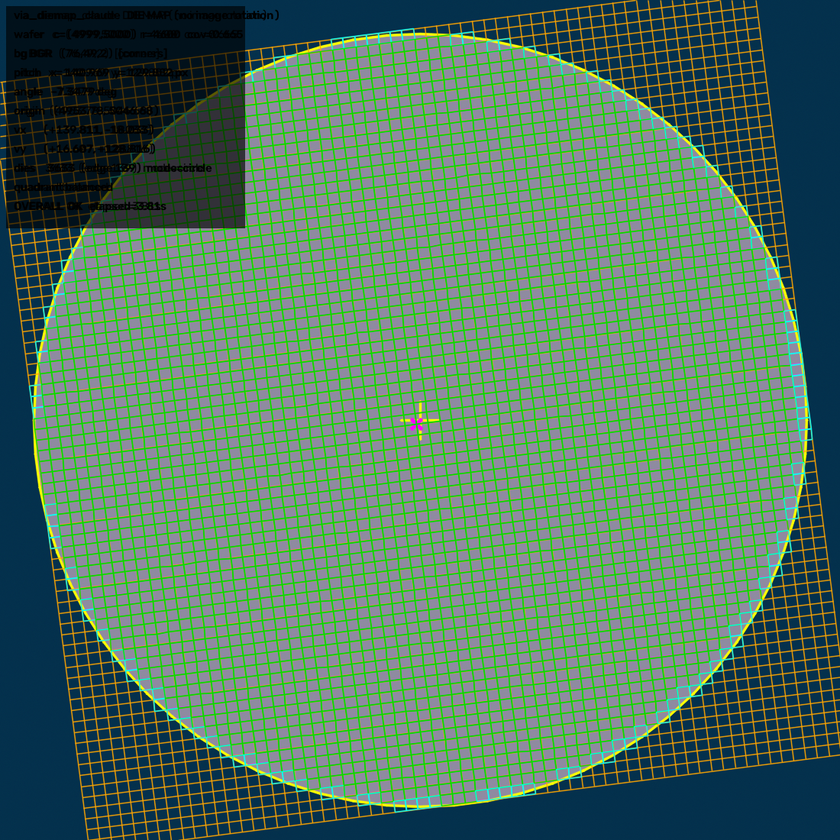
#> input picture claude/overlay_example.png, 840 x 840 px, shrunk from 1100 x 1100 before the run
$ python -i via_binarize.py   (imports and definitions only)
#> lines starting #> are read from the running program, lines starting #| are printed output that depends on the picture; after the words box and inside, x2 and y2 are one past the last pixel; in counts of white or black regions, pixels touching at a corner belong together
def binarize_via(image, block_size=31, gray_drop=25.0, min_area=4, *,
                 max_area=None, shape_filter=True,
                 max_aspect_ratio=1.8, min_circularity=0.65):
    """원본 한 장에서 어두운 VIA 후보를 0/255 마스크로 반환한다.

    입력:
        image: uint8 원본 배열. 회색조(H, W)/(H, W, 1), BGR(H, W, 3),
            BGRA(H, W, 4)를 자동으로 회색조로 처리한다. 컬러는 OpenCV BGR 순서.
            PIL 등의 RGB 배열은 호출 전에 cv2.COLOR_RGB2BGR로 변환한다.
        block_size: 주변 평균을 구할 정사각형 한 변(px). 3 이상의 홀수.
            실제 영상의 VIA 지름보다 충분히 크게, 우선 지름의 2~3배로 설정.
            너무 작으면 큰 VIA 내부가 빠지고, 너무 크면 주변 패턴이 섞인다.
        gray_drop: 주변 평균보다 얼마나 어두워야 하는지(0~255 밝기 단위).
            기본 25. 누락 시 15~20으로 낮추고, 잡음이 많으면 30~40으로 올린다.
        min_area: 연결된 흰 픽셀의 최소 면적(px). 기본 4는 1~3픽셀 잡음 제거.
            0이면 최소 면적 필터만 끈다.
        max_area: 연결된 흰 픽셀의 최대 면적(px). 기본 None은 최대 면적 필터 끄기.
            200이면 200픽셀까지 허용하고 201픽셀 이상인 덩어리는 통째로 제거.
            양의 정수이며 min_area 이상이어야 한다. 형상 필터를 꺼도 적용된다.
        shape_filter: 기본 True. 가늘고 긴 선과 원형에서 크게 벗어난 덩어리 제거.
        max_aspect_ratio: 회전 사각형의 긴 변/짧은 변 상한. 기본 1.8.
            낮추면 타원/선에 엄격, 높이면 길쭉한 VIA도 허용. 1 이상이어야 한다.
        min_circularity: 외곽 원형도 하한. 기본 0.65, 범위 0~1.
            원형도 = 4*pi*윤곽면적 / 윤곽둘레². 원은 1에 가깝고 불규칙하면 낮다.
            높이면 불규칙 잡음에 엄격, 낮추면 경계가 거친 VIA도 허용한다.
            작은 원은 픽셀 계단 때문에 1보다 낮으므로 처음부터 높게 잡지 않는다.

    반환:
        원본과 같은 (H, W) 크기의 uint8 배열. VIA 후보=255, 나머지=0.
        입력 배열을 수정하지 않으며 설계도, PAD 마스크, 중심 좌표는 필요 없다.

    원리:
        gray < 주변 block_size x block_size 평균 - gray_drop
        전체 영상 평균 대신 픽셀별 주변 평균을 써서 위치별 밝기 차이를 따른다.
        이진화 후 연결된 덩어리마다 면적, 회전 사각형 종횡비, 원형도를 검사한다.
        회전 사각형을 사용하므로 수평/수직뿐 아니라 대각선 선도 걸러낸다.
        통과한 덩어리는 원래 이진 픽셀 그대로 반환하며 원으로 다시 그리지 않는다.
        둥근 잡티처럼 VIA와 밝기/형상이 비슷한 것은 남을 수 있다. 원형도는
        완벽한 원 판별이 아니라 완만한 형상 필터이며, 설계 위치는 검사하지 않는다.
        영상 가장자리에서 잘렸거나 선과 붙은 VIA는 형상 필터로 빠질 수 있다.

    크기 기준:
        모든 길이/면적은 '실제 원본 영상'의 px/px² 기준이며 확대하지 않는다.
        설계도 가로/세로가 원본의 2배라면 설계도 VIA 지름 20px는 실측 약 10px.
        이 경우 block_size=31부터 시도한다. 설계도 면적은 약 1/4로 환산한다.

    사용:
        via_bin = binarize_via(image)
        via_bin = binarize_via(image, min_area=4, max_area=200)
        via_bin = binarize_via(image, gray_drop=20, min_circularity=0.55)
        # 이전처럼 이진화만 수행 (면적/형상 필터 모두 OFF):
        via_bin = binarize_via(image, min_area=0, max_area=None, shape_filter=False)
    """
#> called with block_size = 31, gray_drop = 25, min_area = 4, shape_filter = True, max_aspect_ratio = 1.8, min_circularity = 0.65
    # 함수 전체만 복사해도 사용할 수 있도록 의존성 import를 안에 둡니다.
    import cv2
    import numpy as np

    if not isinstance(image, np.ndarray) or image.size == 0:
        raise ValueError("image는 비어 있지 않은 numpy 이미지 배열이어야 합니다.")
    if image.dtype != np.uint8:
        raise ValueError("image는 0~255 범위의 uint8 이미지여야 합니다.")
    if (not isinstance(block_size, (int, np.integer))
            or block_size < 3 or block_size % 2 == 0):
        raise ValueError("block_size는 3 이상의 홀수여야 합니다.")
    if not np.isfinite(gray_drop) or not 0 < gray_drop <= 255:
        raise ValueError("gray_drop은 0 초과 255 이하의 유한한 값이어야 합니다.")
    if not isinstance(min_area, (int, np.integer)) or min_area < 0:
        raise ValueError("min_area는 0 이상의 정수여야 합니다.")
    if max_area is not None:
        if not isinstance(max_area, (int, np.integer)) or max_area < 1:
            raise ValueError("max_area는 None 또는 양의 정수여야 합니다.")
        if max_area < min_area:
            raise ValueError("max_area는 min_area 이상이어야 합니다.")
    if not isinstance(shape_filter, (bool, np.bool_)):
        raise ValueError("shape_filter는 True 또는 False여야 합니다.")
    if not np.isfinite(max_aspect_ratio) or max_aspect_ratio < 1:
        raise ValueError("max_aspect_ratio는 1 이상의 유한한 값이어야 합니다.")
    if not np.isfinite(min_circularity) or not 0 <= min_circularity <= 1:
        raise ValueError("min_circularity는 0 이상 1 이하의 유한한 값이어야 합니다.")

    if image.ndim == 2:
        gray = image
    elif image.ndim == 3 and image.shape[2] == 1:
        gray = image[:, :, 0]
    elif image.ndim == 3 and image.shape[2] in (3, 4):
        conversion = (cv2.COLOR_BGR2GRAY if image.shape[2] == 3
                      else cv2.COLOR_BGRA2GRAY)
#> conversion = 6
        gray = cv2.cvtColor(image, conversion)
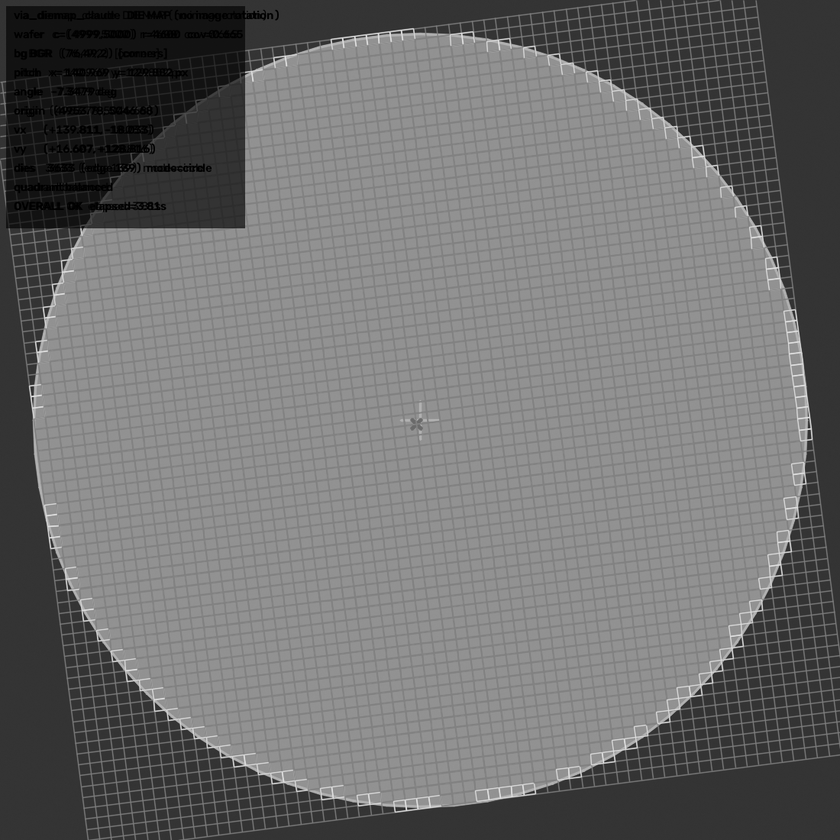
#> gray: shape (840, 840); min 0, max 227, mean 110.4
    else:
        raise ValueError("image는 회색조, BGR 또는 BGRA 이미지여야 합니다.")

    # [SECTOR: VIA_BINARIZATION_CORE] 이진화 기준을 직접 수정할 곳
    # float32로 계산해서 어두운 곳에서 임계값이 0 아래로 내려가도
    # uint8 뺄셈의 넘침(예: 10 - 25 -> 241)이 생기지 않게 합니다.
    gray_float = gray.astype(np.float32)
    local_mean = cv2.boxFilter(
        gray_float, ddepth=-1, ksize=(int(block_size), int(block_size)),
        normalize=True, borderType=cv2.BORDER_REPLICATE,
    )
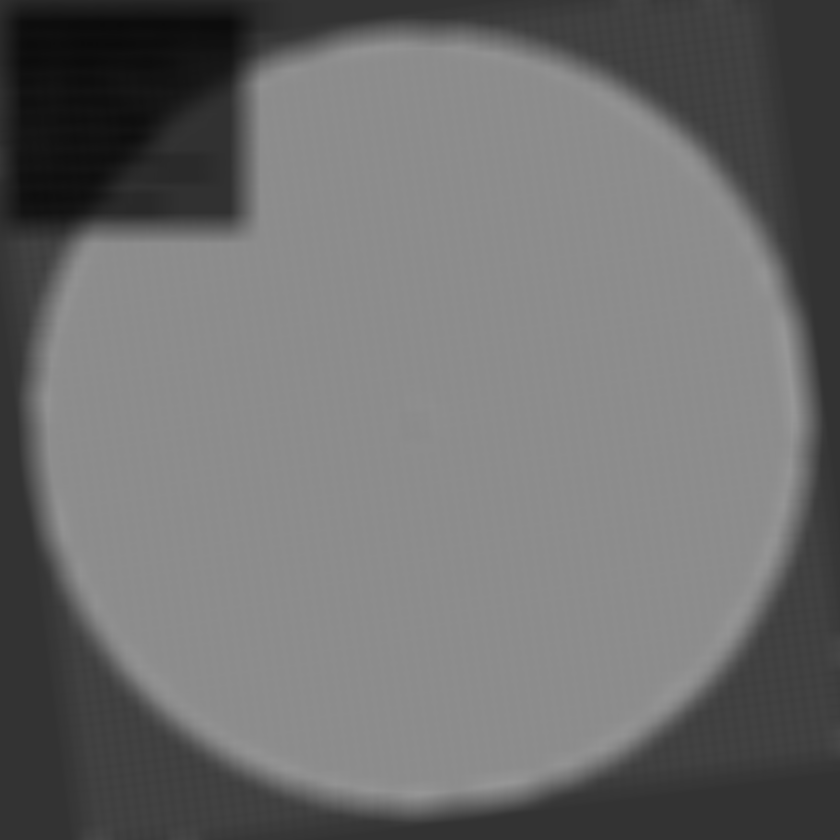
#> local_mean: shape (840, 840) float32; min 11.72, max 151.5, mean 110.4
    mask = (gray_float < local_mean - float(gray_drop)).astype(np.uint8) * 255
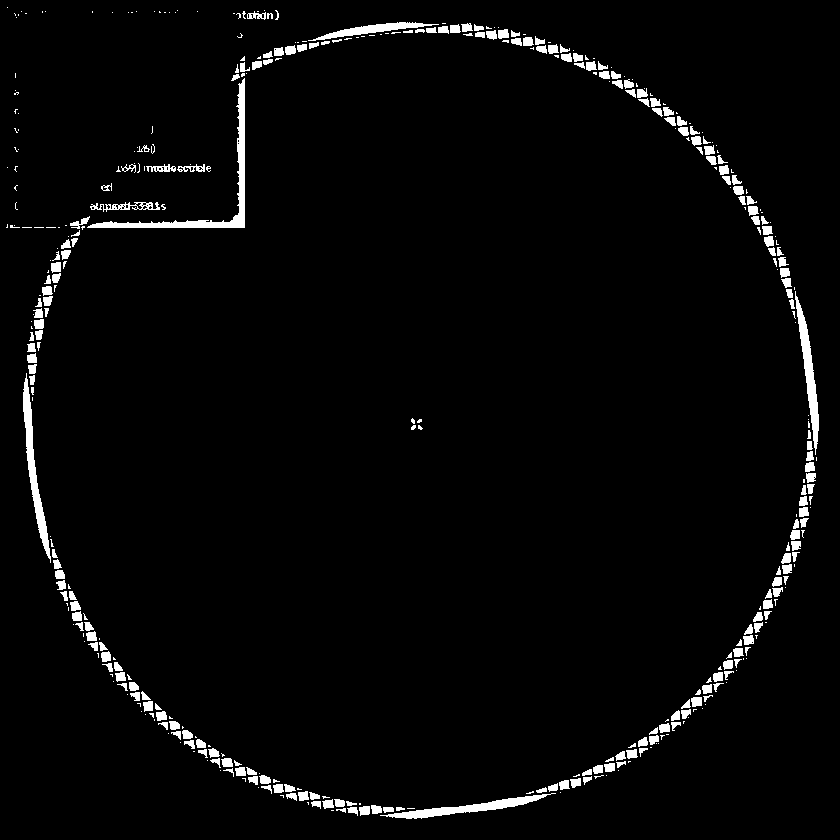
#> mask: shape (840, 840); 3% white; 444 white regions (215 under 20 px), largest, box (x1, y1, x2, y2) and area: (87, 78, 245, 228) 1903, (23, 373, 51, 563) 1274, (380, 793, 556, 819) 1163
    # [END SECTOR: VIA_BINARIZATION_CORE]

    # [SECTOR: VIA_NOISE_FILTER] 면적 범위 밖 잡음과 선형/비원형 덩어리 제거.
    if min_area > 1 or max_area is not None or shape_filter:
        count, labels, stats, _ = cv2.connectedComponentsWithStats(mask, connectivity=8)
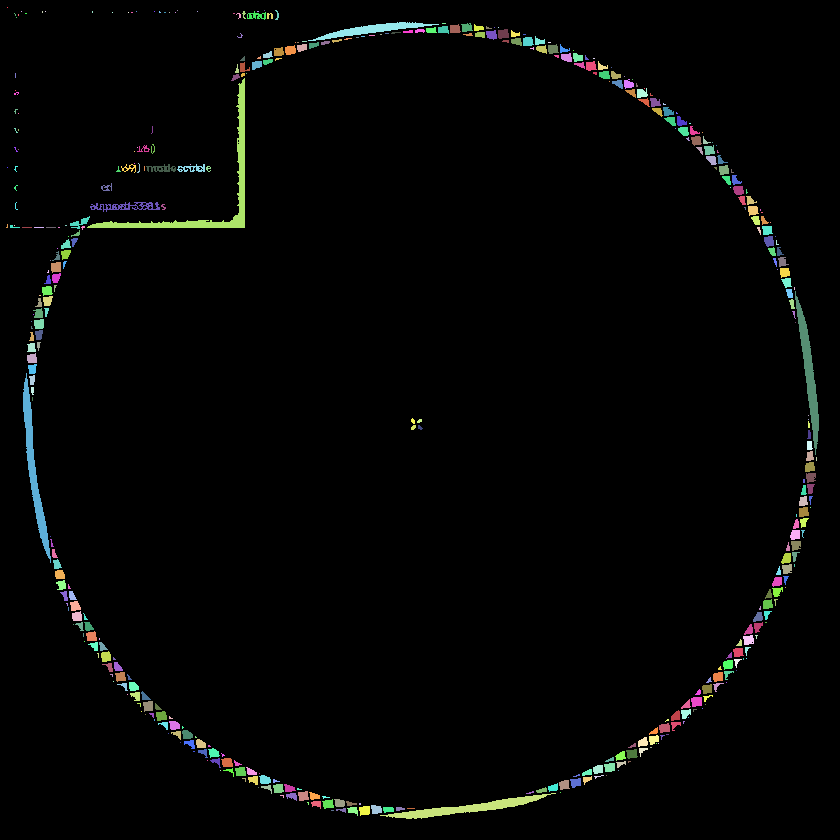
#> labels: shape (840, 840) int32; 445 distinct labels, from 0 to 444; one colour per label, 0 black
#> count = 445; stats = 445 rows, first 6: [0, 0, 840, 840, 684711], [7, 7, 1, 1, 1], [21, 11, 1, 1, 1], [42, 11, 1, 2, 2], [45, 11, 1, 1, 1], [92, 11, 1, 2, 2]
        keep = stats[:, cv2.CC_STAT_AREA] >= min_area
        if max_area is not None:
            keep &= stats[:, cv2.CC_STAT_AREA] <= max_area
        keep[0] = False  # 배경 라벨은 면적과 무관하게 0으로 유지합니다.

        if shape_filter:
            for label_id in range(1, count):
                if not keep[label_id]:
                    continue

                # 각 덩어리의 작은 사각 영역만 검사해 전체 영상을 반복 스캔하지 않습니다.
                x, y, w, h = stats[label_id, :4]
                blob = (labels[y:y + h, x:x + w] == label_id).astype(np.uint8)
                contours, _ = cv2.findContours(
                    blob, cv2.RETR_EXTERNAL, cv2.CHAIN_APPROX_SIMPLE)
                if not contours:
                    keep[label_id] = False
                    continue
                contour = max(contours, key=cv2.contourArea)

                # 1) 회전과 무관한 종횡비: 대각선도 가늘고 길면 제거합니다.
                (_, _), (side_a, side_b), _ = cv2.minAreaRect(contour)
                short_side, long_side = sorted((side_a, side_b))
                if short_side <= 0 or long_side / short_side > max_aspect_ratio:
                    keep[label_id] = False
                    continue

                # 2) 외곽 원형도: 종횡비가 1에 가까워도 들쭉날쭉한 덩어리는 제거.
                area = cv2.contourArea(contour)
                perimeter = cv2.arcLength(contour, True)
                circularity = (4.0 * np.pi * area / (perimeter * perimeter)
                               if perimeter > 0 else 0.0)
                if area <= 0 or circularity < min_circularity:
                    keep[label_id] = False
#> this loop made 444 passes
#> (x, y, w, h, side_a, side_b, short_side, long_side) on passes 29, 34, 41: (308, 22, 131, 19, 131, 8.25, 8.25, 131), (426, 27, 11, 6, 5, 10, 5, 10), (403, 30, 10, 3, 2, 9, 2, 9)

        mask = keep[labels].astype(np.uint8) * 255
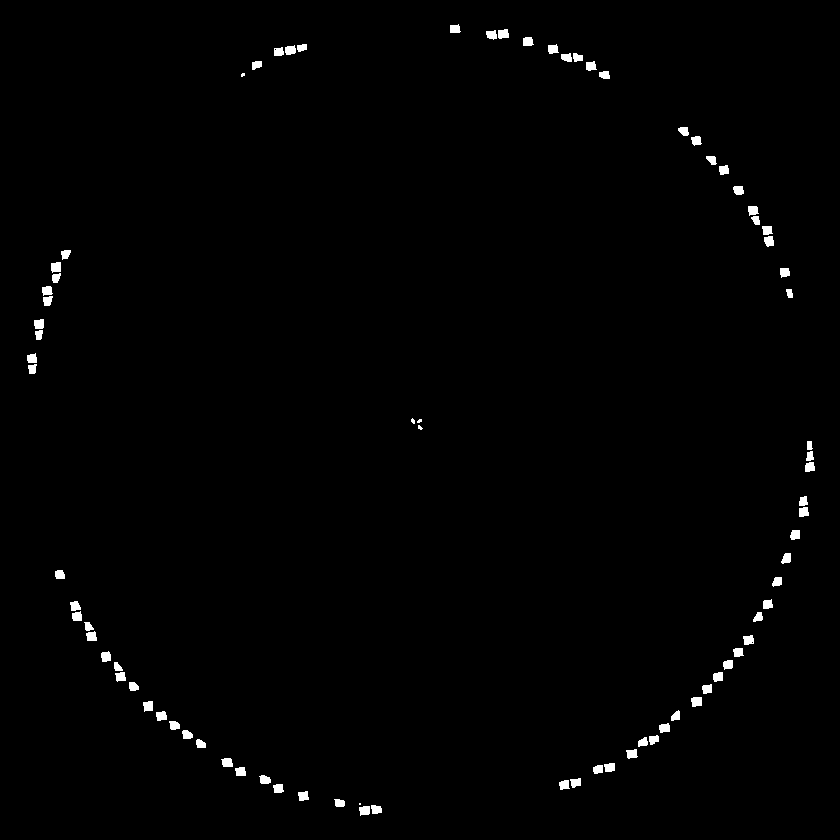
#> mask: shape (840, 840); 0.91% white; 85 white regions (5 under 20 px), largest, box (x1, y1, x2, y2) and area: (691, 697, 702, 707) 97, (51, 262, 61, 273) 95, (498, 29, 509, 39) 92
    # [END SECTOR: VIA_NOISE_FILTER]
    return mask

>>> import cv2
>>> picture = cv2.cvtColor(cv2.imread('../claude/overlay_example.png'), cv2.COLOR_BGR2RGB)
>>> result = binarize_via(picture)
